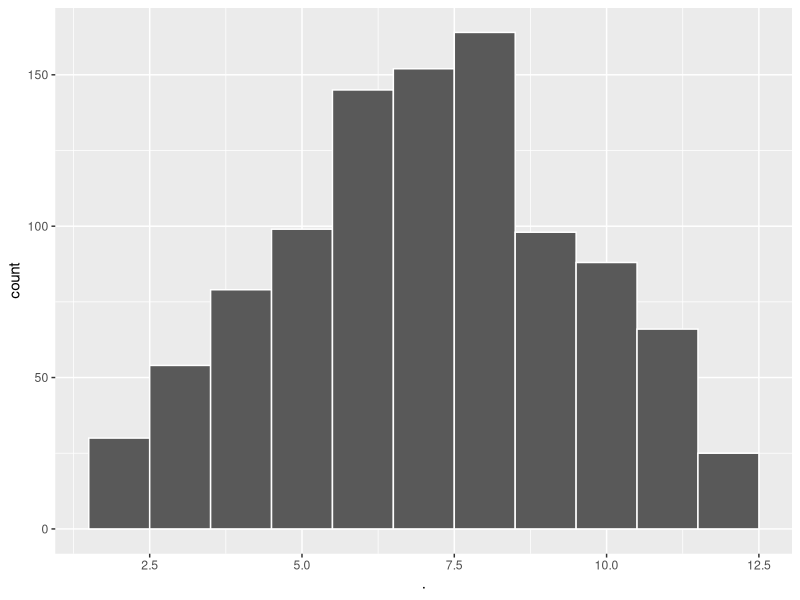

Write R code to recreate this figure.
## ---- chunk 1
knitr::opts_chunk$set(echo = TRUE)
library(tidyverse)
## ---- chunk 2
diceroll <- function(n){
  sample(x = 1:6, size=n, replace=TRUE)
}
roll_2 <- function(){
  diceroll(1) + diceroll(1)
}

craps <- function(n) {
  map_int(1:n, ~ roll_2())
}

add_dice <- function(n=1) {
  stopifnot(is.numeric(n))
  sum(diceroll(n))
}

roll_dice <- function(n=1){
  stopifnot(is.numeric(n))
  map_int(rep(2,n), add_dice)
}

map_int(1:10, ~ roll_2())

plot_data <- craps(1000) %>% 
  as.data.frame()

ggplot(plot_data, aes(.)) + geom_histogram(binwidth=1, color="white")
